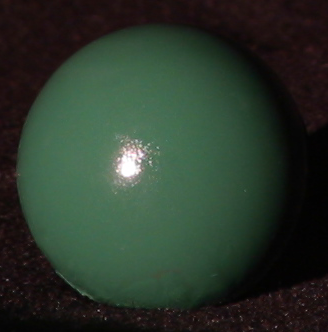
#> input picture 3D Reconstruction/sphere/sphere1.png, 328 x 332 px, found by its file name
$ python lightsource.py   (older library calls are emulated)
#> lines starting #> are read from the running program, lines starting #| are printed output that depends on the picture; after the words box and inside, x2 and y2 are one past the last pixel; in counts of white or black regions, pixels touching at a corner belong together
import numpy as np
import matplotlib.pyplot as plt
from scipy.misc import imread
from scipy.signal import convolve
from numpy import linalg
from mpl_toolkits.mplot3d import Axes3D

def horn_integrate(gx,gy,mask,niter):
    '''
    integrate_horn recovers the function g from its partial
    derivatives gx and gy.
    mask is a binary image which tells which pixels are
    involved in integration.
    niter is the number of iterations.
    typically 100,000 or 200,000,
    although the trend can be seen even after 1000 iterations.
    '''
    g = np.ones(np.shape(gx))

    gx = np.multiply(gx,mask)
    gy = np.multiply(gy,mask)

    A = np.array([[0,1,0],[0,0,0],[0,0,0]]) #y-1
    B = np.array([[0,0,0],[1,0,0],[0,0,0]]) #x-1
    C = np.array([[0,0,0],[0,0,1],[0,0,0]]) #x+1
    D = np.array([[0,0,0],[0,0,0],[0,1,0]]) #y+1

    d_mask = A+B+C+D

    den = np.multiply(convolve(mask,d_mask,mode='same'),mask)
    den[den==0] = 1
    rden = 1.0/den
    mask2 = np.multiply(rden,mask)

    m_a = convolve(mask,A,mode='same')
    m_b = convolve(mask,B,mode='same')
    m_c = convolve(mask,C,mode='same')
    m_d = convolve(mask,D,mode='same')

    term_right = np.multiply(m_c,gx) + np.multiply(m_d,gy)
    t_a = -1.0*convolve(gx,B,mode='same')
    t_b = -1.0*convolve(gy,A,mode='same')
    term_right = term_right+t_a+t_b
    term_right = np.multiply(mask2,term_right)

    for k in range(niter):
        g = np.multiply(mask2,convolve(g,d_mask,mode='same'))\
            +term_right;

    return g

def fix_light(lights):
    new_lights = lights.copy()
    new_lights[:, 0] = lights[:,1]
    new_lights[:, 1] = lights[:,0]
    new_lights[:, 2] = -lights[:,2]
    return new_lights

def norm(b):
    return np.sqrt(np.sum(b**2))

def photometric_stereo(images,lights):
    images = np.dstack(images)
    (row, col, numpic) = np.shape(images)
    normals = np.zeros((row, col, 3))
    px = np.zeros((row, col))
    qy = np.zeros((row, col))
    H = np.zeros((row, col))
    albedo = np.zeros((row, col))

    for i in range(row):
        for j in range(col):
            if numpic==3:
                e = np.array([images[i,j,:]])
                b = np.dot(e, np.linalg.inv(lights.T))
                b = b.T
            else:
                e = np.array([images[i,j,:]]).T
                b = np.dot(np.dot(np.linalg.inv(np.dot(lights.T, lights)),lights.T),e)
#                 b = np.dot(np.linalg.pinv(lights),e)

#             print b
            albedo[i,j] = np.linalg.norm(b)
            normals[i,j,:] = b.ravel()/albedo[i,j]

            # x/z
            px[i,j] = normals[i,j,0]/normals[i,j,2]
            # y/z
            qy[i,j] = normals[i,j,1]/normals[i,j,2]

            if (px[i,j]-qy[i,j])**2 > 50:
                px[i,j] = qy[i,j] = 0

    for i in range(1, np.size(H, 1)):
            H[0, i] = H[0, i-1] + px[0, i]

    for i in range(1, np.size(H, 0)):
        for j in range(0, np.size(H, 1)):
            H[i, j] = H[i-1, j] + qy[i, j]

    albedo_max = albedo.max()
    normalb= albedo/albedo_max
    mask = np.ones((row,col))
    for i in range(row):
        for j in range(col):
            if abs(normalb[i, j]) < 0.1:
                mask[i,j] = 0

    H_horn = horn_integrate(px, qy, mask, 2000)
    return albedo,normals,H,H_horn

import numpy as np
import matplotlib.pyplot as plt

def compute_radius(mask):
    area = np.size(np.argwhere(mask!=0),0)
    r = np.sqrt(area/np.pi)
    return r

def compute_center(mask):
    idx = sum(np.argwhere(mask!=0))/np.size(np.argwhere(mask!=0),0)
    x, y = idx[1], idx[0]
    return x,y

def compute_brightest(img):
    idx = np.where(img == img.max())
    x = idx[1][int(np.size(idx,1)*0.5)]
    y = idx[0][int(np.size(idx,1)*0.5)]
    return x,y

def light_direction(img, mask):
    R = np.array([[0, 0, 1]]).T
    cx,cy = compute_center(mask)
    r = compute_radius(mask)
    bx,by = compute_brightest(img)

    N = np.array([[bx-cx, by-cy, (r**2 - (bx-cx)**2 - (by-cy)**2)**0.5]]).T

    L = 2*np.dot(N.T, R)*N - R
    L = L/np.linalg.norm(L)
    return L.T


im1 = imread('HW2/sphere/sphere1.png',flatten=True)
#> im1: shape (332, 328) float32; min 0.712, max 255, mean 50.3
im2 = imread('HW2/sphere/sphere2.png',flatten=True)
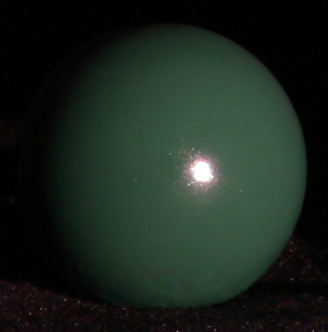
#> input picture 3D Reconstruction/sphere/sphere2.png, 328 x 332 px, found by its file name
#> im2: shape (332, 328) float32; min 0, max 255, mean 34
im3 = imread('HW2/sphere/sphere3.png',flatten=True)
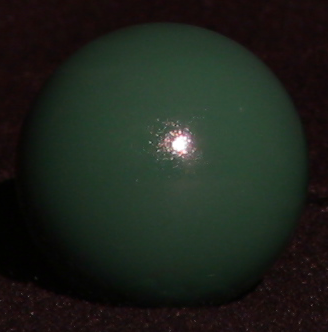
#> input picture 3D Reconstruction/sphere/sphere3.png, 328 x 332 px, found by its file name
#> im3: shape (332, 328) float32; min 0, max 255, mean 33
im4 = imread('HW2/sphere/sphere4.png',flatten=True)
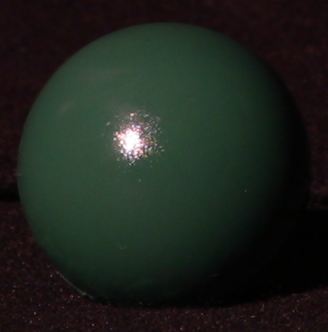
#> input picture 3D Reconstruction/sphere/sphere4.png, 328 x 332 px, found by its file name
#> im4: shape (332, 328) float32; min 0, max 255, mean 33
# [4 lines of commented-out code are left out]
msk = imread('HW2/sphere/spheremask.png',flatten=True)
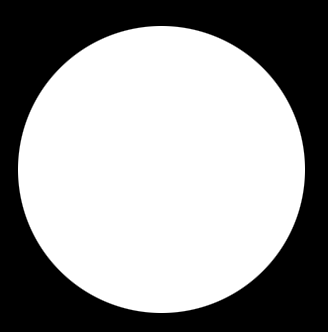
#> input picture 3D Reconstruction/sphere/spheremask.png, 328 x 332 px, found by its file name
#> msk: shape (332, 328) float32; min 0, max 255, mean 151.5
# plt.imshow(im2)
# plt.show()

l1 = np.array(light_direction(im1,msk))
#> in compute_center, `idx = sum(np.argwhere(mask!=0))/np.size(np.argwhere(mask!=0),0)`: idx = [169, 161]
#> in compute_center, `x, y = idx[1], idx[0]`: x = 161; y = 169
#> in light_direction, `cx,cy = compute_center(mask)`: cx = 161; cy = 169
#> in compute_radius, `area = np.size(np.argwhere(mask!=0),0)`: area = 65233
#> in compute_radius, `r = np.sqrt(area/np.pi)`: r = 144.1
#> in compute_brightest, `idx = np.where(img == img.max())`: idx = 64 positions, rows 158 to 174, columns 122 to 134
#> in compute_brightest, `x = idx[1][int(np.size(idx,1)*0.5)]`: x = 133
#> in compute_brightest, `y = idx[0][int(np.size(idx,1)*0.5)]`: y = 168
#> in light_direction, `bx,by = compute_brightest(img)`: bx = 133; by = 168
#> in light_direction, `N = np.array([[bx-cx, by-cy, (r**2 - (bx-cx)**2 - (by-cy)**2)**0.5]]).T`: N = [-28, -1, 141.3]
#> in light_direction, `L = 2*np.dot(N.T, R)*N - R`: L = [-7915.5, -282.7, 39957.6]
#> in light_direction, `L = L/np.linalg.norm(L)`: L = [-0.194, -0.00694, 0.981]
#> l1 = [[-0.194, -0.00694, 0.981]]
l2 = np.array(light_direction(im2,msk))
#> l2 = [[0.257, 0.00694, 0.966]]
l3 = np.array(light_direction(im3,msk))
#> l3 = [[0.0972, -0.167, 0.981]]
l4 = np.array(light_direction(im4,msk))
#> l4 = [[-0.208, -0.194, 0.959]]
# [4 lines of commented-out code are left out]

lights = np.vstack((l1,l2,l3,l4))
#> lights = [[-0.194, -0.00694, 0.981], [0.257, 0.00694, 0.966], [0.0972, -0.167, 0.981], [-0.208, -0.194, 0.959]]
# lights = np.vstack((l1,l2,l3,l4,l5,l6,l7,l8))
# lights[:,2] = -lights[:,2]

images = []
images.append(im1)
images.append(im2)
images.append(im3)
images.append(im4)
# [4 lines of commented-out code are left out]

albedo, normals, depth, horn = photometric_stereo(images, lights)
#> after the loop in photometric_stereo, `for i in range(1, np.size(H, 0)):`:
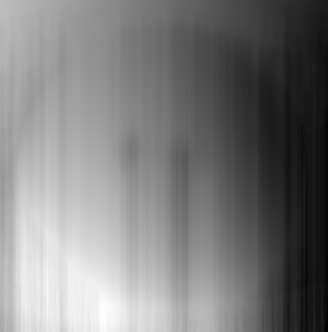
#> H: shape (332, 328) float64; min -945.5, max 318.8, mean -324.9; drawn with min black and max white
#> in photometric_stereo, `albedo_max = albedo.max()`: albedo_max = 894.3
#> after the loop in photometric_stereo, `for i in range(row):`:
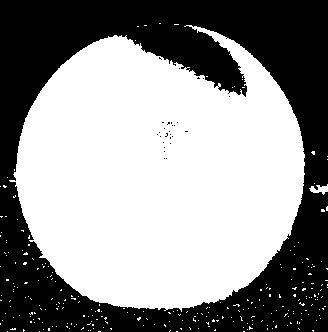
#> mask: shape (332, 328) float64; values 0 (black) and 1 (white), 57% white; 28 black regions (27 under 20 px), largest, box (x1, y1, x2, y2) and area: (0, 0, 328, 332) 46779

#showing normals as quiver
X, Y, Z = np.meshgrid(np.arange(0,np.shape(normals)[0], 15), np.arange(0,np.shape(normals)[1], 15),  np.arange(0,np.shape(normals)[2], 15))

#plotting wireframe depth map
H = depth[::15,::15].T
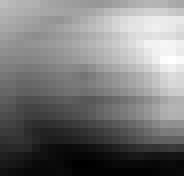
#> H: shape (22, 23) float64 (shown 8 times larger); min -859.1, max 299.3, mean -309.6; drawn with min black and max white
fig = plt.figure()
#> (the run stopped early here; a loop or call above may not have finished)
